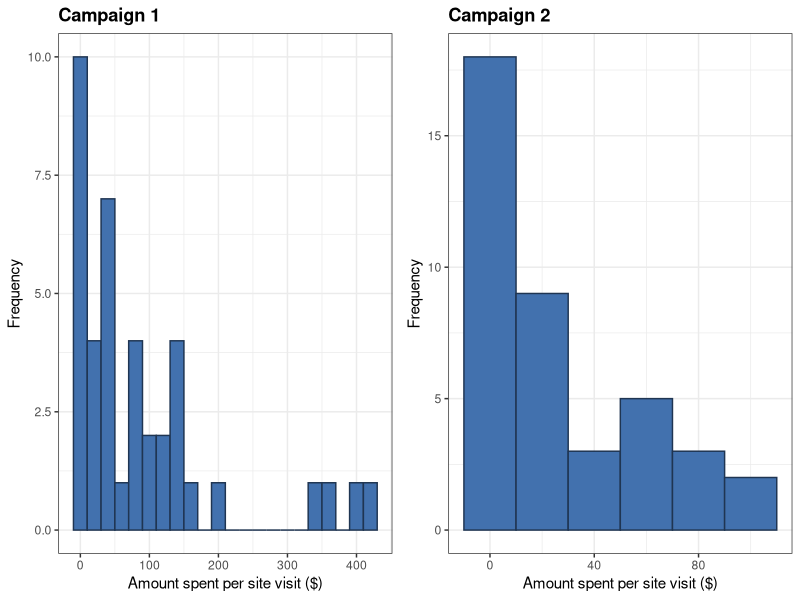
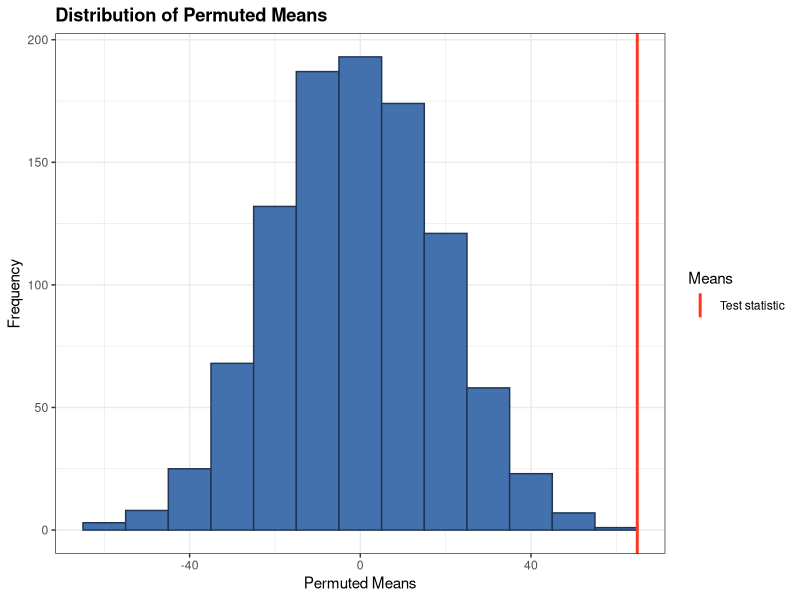

The R source for these figures, in order:
## ---- chunk 1
data <- data.frame(group = rep(c("Campaign 1", "Campaign 2"), c(40, 40)), 
                   amount.purchased = numeric(length = 80))

set.seed(567)
data$amount.purchased[data$group == "Campaign 1"] <- c(rep.int(0, 7), 
                                                  rexp(33, rate = 1) * 100)
data$amount.purchased[data$group == "Campaign 2"] <- c(rep.int(0, 10), 
                                                  rexp(30, rate = 2.5) * 100)
## ---- chunk 2
# Load required packages
require(ggplot2); require(gridExtra)

# Set the colours for the graphs
barfill <- "#4271AE"
barlines <- "#1F3552"
line1 <- "black"
line2 <- "#FF3721"

# Plotting histogram of sample 1
g1 <- ggplot(data=as.data.frame(data$amount.purchased[data$group == "Campaign 1"]), 
             aes(data$amount.purchased[data$group == "Campaign 1"])) + 
        geom_histogram(binwidth = 20, fill = barfill, colour = barlines) +
        xlab("Amount spent per site visit ($)") +
        ylab("Frequency") +
        theme_bw() +
        ggtitle("Campaign 1") + 
        theme(plot.title = element_text(lineheight=1.1, face="bold")) 
            
# Plotting histogram of sample 2
g2 <- ggplot(data=as.data.frame(data$amount.purchased[data$group == "Campaign 2"]), 
             aes(data$amount.purchased[data$group == "Campaign 2"])) + 
        geom_histogram(binwidth = 20, fill = barfill, colour = barlines) +
        xlab("Amount spent per site visit ($)") +
        ylab("Frequency") +
        theme_bw() +
        ggtitle("Campaign 2") + 
        theme(plot.title = element_text(lineheight=1.1, face="bold"))

# Printing histograms
grid.arrange(g1, g2, nrow = 1, ncol = 2)
## ---- chunk 3
diff.means <- mean(data$amount.purchased[data$group == "Campaign 1"]) - 
              mean(data$amount.purchased[data$group == "Campaign 2"])
## ---- chunk 4
# Create a function that randomly reassigns each observation to a different group and then takes the mean difference between these new groups.
one.test <- function(grouping, variable) {
                resampled.group <- sample(grouping)
                mean(variable[resampled.group == "Campaign 2"]) - 
                mean(variable[resampled.group == "Campaign 1"])
            }

# Example of how resampling works:
set.seed(567)
data$resampled.group <- sample(data$group)
rs.mean <- mean(data$amount.purchased[data$resampled.group == "Campaign 2"]) - 
           mean(data$amount.purchased[data$resampled.group == "Campaign 1"])
head(data[ , c("group", "resampled.group", "amount.purchased")])
## ---- chunk 5
perm.means <- replicate(1000, one.test(data$group, data$amount.purchased))
## ---- chunk 6
sig <- sum(perm.means > diff.means)
## ---- chunk 7
mean <- data.frame(Means="Test statistic", vals = diff.means)

g1 <- ggplot(data=as.data.frame(perm.means), aes(perm.means)) + 
        geom_histogram(binwidth = 10, fill = barfill, colour = barlines) +
        xlab("Permuted Means") +
        ylab("Frequency") +
        theme_bw() +
        ggtitle("Distribution of Permuted Means") + 
        theme(plot.title = element_text(lineheight=1.1, face="bold")) +
        geom_vline(data=mean, aes(xintercept=vals, linetype = Means, 
                             colour = Means), size = 1, show_guide = TRUE) + 
        scale_color_manual(values=c("Test statistic" = line2))
g1
